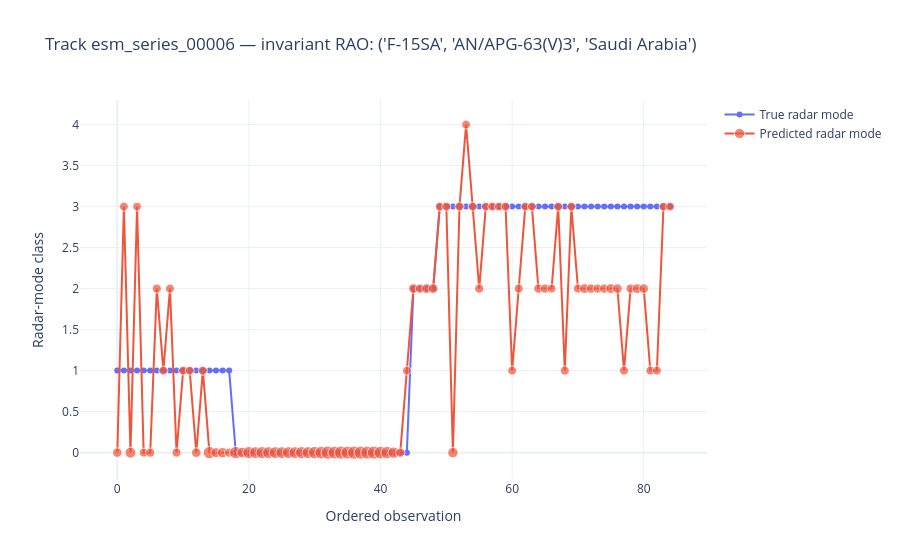

The notebook cell saved with this chart:
### Markdown cell above
### How to read the selected-track mode timeline

This interactive plot follows one held-out track in observation order. The title gives the track's single predicted joint RAO tuple; that identity is invariant for the whole timeline. The two lines compare the true and predicted radar-mode class at each observation. Matching markers indicate a correct mode classification, while separated markers show an error; rises or falls indicate true or predicted mode transitions rather than changes in aircraft, radar, or operator.

Predicted-marker size encodes maximum class probability (larger means higher softmax confidence), and hover text gives its exact value. Confidence is not the same as evidential full-frame uncertainty and should be interpreted alongside the calibration and uncertainty panels. Numeric mode values are vocabulary indices (`mode_vocab[index]`), and `DASHBOARD_TRACK_INDEX` can select another test track.

### Code cell
# Major step: Hierarchical evaluation dashboard - part 7
# Interactive mode timeline for a selected held-out track.
import plotly.graph_objects as go
DASHBOARD_TRACK_INDEX = int(os.environ.get("DASHBOARD_TRACK_INDEX", str(int(test_track_indices[0]))))
if DASHBOARD_TRACK_INDEX not in set(test_track_indices.tolist()):
    raise ValueError("DASHBOARD_TRACK_INDEX must identify a held-out test track")
positions = np.flatnonzero(observation_track_index.detach().cpu().numpy() == DASHBOARD_TRACK_INDEX)
positions = positions[np.argsort([node_meta[observation_node_indices[p]]["sequence_index"] for p in positions])]
true_modes = mode_targets.detach().cpu().numpy()[positions]
predicted_modes = mode_probabilities.argmax(1)[positions]
confidence = mode_probabilities[positions].max(1)
timeline = go.Figure()
timeline.add_trace(go.Scatter(x=np.arange(len(positions)), y=true_modes, mode="lines+markers", name="True radar mode"))
timeline.add_trace(go.Scatter(x=np.arange(len(positions)), y=predicted_modes, mode="lines+markers", name="Predicted radar mode",
                              marker={"size": 7 + 7 * confidence}, customdata=confidence,
                              hovertemplate="Observation %{x}<br>Mode class %{y}<br>Confidence %{customdata:.3f}<extra></extra>"))
predicted_rao = rao_vocab[int(rao_probabilities[DASHBOARD_TRACK_INDEX].argmax())]
timeline.update_layout(title=f"Track {series_ids[DASHBOARD_TRACK_INDEX]} — invariant RAO: {predicted_rao}",
                       xaxis_title="Ordered observation", yaxis_title="Radar-mode class", template="plotly_white")
timeline_path = ARTIFACT_DIR / "track_mode_timeline.html"
timeline.write_html(timeline_path, include_plotlyjs=True)
mlflow.log_artifact(timeline_path, artifact_path="dashboards")
timeline.show()
print(timeline_path)

### Figure 1 — Plotly figure (JSON) as saved in the notebook; plotly's stock layout.template omitted (floating-point values rounded to 4 significant figures)
{"data": [{"mode": "lines+markers", "name": "True radar mode", "x": [0, 1, 2, 3, 4, 5, 6, 7, 8, 9, 10, 11, 12, 13, 14, 15, 16, 17, 18, 19, 20, 21, 22, 23, 24, 25, 26, 27, 28, 29, 30, 31, 32, 33, 34, 35, 36, 37, 38, 39, 40, 41, 42, 43, 44, 45, 46, 47, 48, 49, 50, 51, 52, 53, 54, 55, 56, 57, 58, 59, 60, 61, 62, 63, 64, 65, 66, 67, 68, 69, 70, 71, 72, 73, 74, 75, 76, 77, 78, 79, 80, 81, 82, 83, 84], "y": [1, 1, 1, 1, 1, 1, 1, 1, 1, 1, 1, 1, 1, 1, 1, 1, 1, 1, 0, 0, 0, 0, 0, 0, 0, 0, 0, 0, 0, 0, 0, 0, 0, 0, 0, 0, 0, 0, 0, 0, 0, 0, 0, 0, 0, 2, 2, 2, 2, 3, 3, 3, 3, 3, 3, 3, 3, 3, 3, 3, 3, 3, 3, 3, 3, 3, 3, 3, 3, 3, 3, 3, 3, 3, 3, 3, 3, 3, 3, 3, 3, 3, 3, 3, 3], "type": "scatter"}, {"customdata": [0.3633, 0.2816, 0.5592, 0.2605, 0.2802, 0.3136, 0.3119, 0.2846, 0.2804, 0.3085, 0.2903, 0.2749, 0.3825, 0.3081, 0.7784, 0.4276, 0.4738, 0.3132, 0.7707, 0.54, 0.7378, 0.6819, 0.7314, 0.7124, 0.7058, 0.7062, 0.7058, 0.7128, 0.7274, 0.7184, 0.7783, 0.8, 0.91, 0.8244, 0.8758, 0.8495, 0.906, 0.8864, 0.8579, 0.8828, 0.8089, 0.7746, 0.6275, 0.3254, 0.2457, 0.3796, 0.3276, 0.4105, 0.4029, 0.2856, 0.3008, 0.4854, 0.2878, 0.2683, 0.2876, 0.3135, 0.277, 0.2816, 0.2795, 0.282, 0.2803, 0.3036, 0.2599, 0.2725, 0.3523, 0.3346, 0.2736, 0.285, 0.3019, 0.2811, 0.3061, 0.4049, 0.3541, 0.302, 0.3425, 0.4205, 0.3731, 0.3002, 0.3299, 0.3982, 0.3663, 0.2857, 0.2856, 0.2658, 0.2775], "hovertemplate": "Observation %{x}<br>Mode class %{y}<br>Confidence %{customdata:.3f}<extra></extra>", "marker": {"size": [9.543, 8.972, 10.91, 8.824, 8.961, 9.195, 9.183, 8.992, 8.963, 9.16, 9.032, 8.924, 9.677, 9.157, 12.45, 9.993, 10.32, 9.193, 12.39, 10.78, 12.16, 11.77, 12.12, 11.99, 11.94, 11.94, 11.94, 11.99, 12.09, 12.03, 12.45, 12.6, 13.37, 12.77, 13.13, 12.95, 13.34, 13.2, 13.0, 13.18, 12.66, 12.42, 11.39, 9.278, 8.72, 9.657, 9.293, 9.873, 9.82, 8.999, 9.106, 10.4, 9.014, 8.878, 9.013, 9.194, 8.939, 8.971, 8.957, 8.974, 8.962, 9.126, 8.82, 8.908, 9.466, 9.342, 8.915, 8.995, 9.113, 8.968, 9.143, 9.834, 9.479, 9.114, 9.398, 9.943, 9.612, 9.102, 9.309, 9.787, 9.564, 9.0, 8.999, 8.86, 8.943]}, "mode": "lines+markers", "name": "Predicted radar mode", "x": [0, 1, 2, 3, 4, 5, 6, 7, 8, 9, 10, 11, 12, 13, 14, 15, 16, 17, 18, 19, 20, 21, 22, 23, 24, 25, 26, 27, 28, 29, 30, 31, 32, 33, 34, 35, 36, 37, 38, 39, 40, 41, 42, 43, 44, 45, 46, 47, 48, 49, 50, 51, 52, 53, 54, 55, 56, 57, 58, 59, 60, 61, 62, 63, 64, 65, 66, 67, 68, 69, 70, 71, 72, 73, 74, 75, 76, 77, 78, 79, 80, 81, 82, 83, 84], "y": [0, 3, 0, 3, 0, 0, 2, 1, 2, 0, 1, 1, 0, 1, 0, 0, 0, 0, 0, 0, 0, 0, 0, 0, 0, 0, 0, 0, 0, 0, 0, 0, 0, 0, 0, 0, 0, 0, 0, 0, 0, 0, 0, 0, 1, 2, 2, 2, 2, 3, 3, 0, 3, 4, 3, 2, 3, 3, 3, 3, 1, 2, 3, 3, 2, 2, 2, 3, 1, 3, 2, 2, 2, 2, 2, 2, 2, 1, 2, 2, 2, 1, 1, 3, 3], "type": "scatter"}], "layout": {"title": {"text": "Track esm_series_00006 — invariant RAO: ('F-15SA', 'AN/APG-63(V)3', 'Saudi Arabia')"}, "xaxis": {"title": {"text": "Ordered observation"}}, "yaxis": {"title": {"text": "Radar-mode class"}}}}
